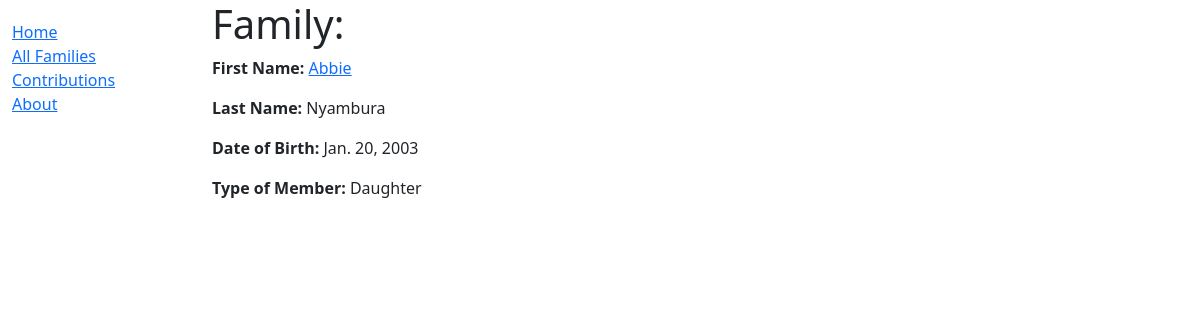
Page /fam/2 on the committed database.
### familyapp/models.py (models this page shows, shortened)
class FamilyMember(models.Model):
    PARENT = 'PR'
    SON = 'SN'
    DAUGHTER = 'DT'
    OTHER = 'OT'
    MEMBER_TYPE_CHOICES = [
        (PARENT, 'Parent'),
        (SON, 'Son'),
        (DAUGHTER, 'Daughter'),
        (OTHER, 'Other'),
    ]
    first_name = models.CharField(max_length=50, help_text="Enter your first name")
    last_name = models.CharField(max_length=50, help_text="Enter your last name")
    date_of_birth = models.DateField(help_text="Enter date of birth")
    type_of_member = models.CharField(max_length=2, choices=MEMBER_TYPE_CHOICES, default=OTHER)
    family_id = models.ForeignKey(Family, related_name='members', on_delete=models.CASCADE)

### familyapp/views.py (the view)
# urls.py: path('fam/<int:pk>', views.FamilyMemberDetailView.as_view(), name='family-detail'),
class FamilyMemberDetailView(generic.DetailView):
    model = FamilyMember
    def get_context_data(self, **kwargs):
        context = super().get_context_data(**kwargs)
        family_id = self.object.id
        context['familymembers'] = FamilyMember.objects.filter(family_id=family_id)
        context['family'] = Family.objects.get(id=family_id)
        return context

### templates/familyapp/familymember_detail.html
{% extends 'base.html' %}
{% block content %}
<h1>Family: {{ familymember.family_name }}</h1>
{% for member in familymembers %}
<p><strong>First Name: </strong><a href="">{{ member.first_name }}</a></p>
<p><strong>Last Name: </strong>{{ member.last_name }}</p>
<p><strong>Date of Birth: </strong>{{ member.date_of_birth }}</p>
<p><strong>Type of Member: </strong>{{ member.get_type_of_member_display }}</p>
{% endfor %}
{% endblock %}

### rows in the picture
FamilyMember: first_name "Abbie", last_name "Nyambura", date_of_birth "Jan. 20, 2003", type_of_member "Daughter"
